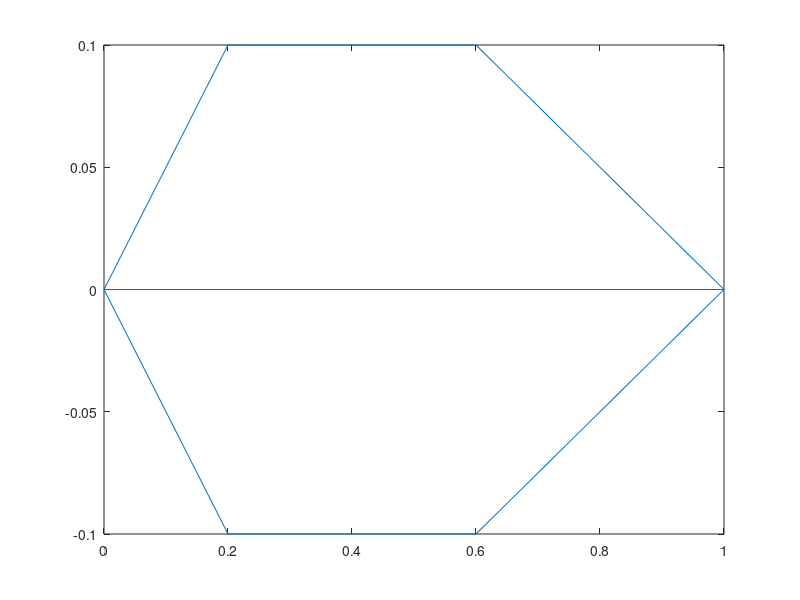
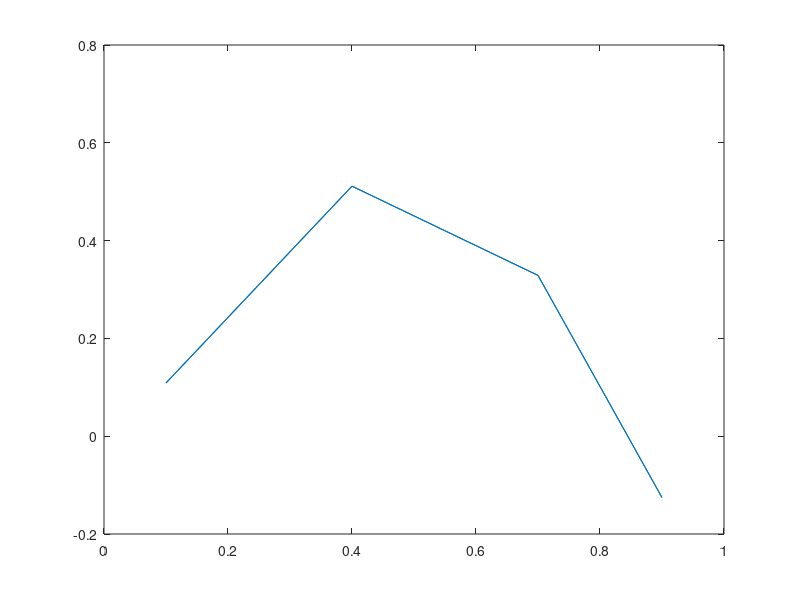

Recreate these plots in MATLAB, in order.
%  Panel Code in MATLAB
%  Coded by L. sankar, April 1997
%  Open a File and read airfoil coordinates
fid = fopen('test.txt','r')
% Read Angle of Attack
alpha = fscanf(fid,'%f',1);
% read number of points on the upper side of airfoil
nu = fscanf(fid,'%d',1);
% read number of points on the lower side of airfoil
nl = fscanf(fid, '%d',1);
% read Flag that states if this airfoil is symmetric
% if isym > 0 then airfoil is assumed symmetric
isym = fscanf(fid,'%d',1);
% Read a scaling factor
% The airfoil y- ordinates will be multiplied by this factor
factor=fscanf(fid,'%f',1);

if(isym>0)
  nl = nu;
end
% Allocate storage for x and y
x = zeros(1,100);
y = zeros(1,100);
% Read the points on the upper surface
for i = nl:nl+nu-1
   a=fscanf(fid,'%f',1);
   b = fscanf(fid,'%f',1);
   x(i) = a;
   y(i) = b * factor;
end
if isym == 0 
% If the airfoil is not symmetric, read lower side ordinates too..
    for i = 1:nl
      a=fscanf(fid, '%f',1);
      b = fscanf(fid, '%f', 1);
      x(nl+1-i) = a;
      y(nl+1-i) = b * factor;
    end
else

    for i =1:nl 
       x(nl+1-i) = x(nl-1+i);
       y(nl+1-i) = - y(nl-1+i);
    end
end
fclose(fid);
% Plot the airfoil on window #1
% title('Airfoil');
plot(x,y);
n=nu+nl-2;
A=zeros(n+1,n+1);
ds=zeros(1,n);
pi=4. * atan(1.0);
% Assemble the Influence Coefficient Matrix A
 for i = 1:n
   t1= x(i+1)-x(i);
   t2 = y(i+1)-y(i);
   ds(i) = sqrt(t1*t1+t2*t2);
 end
for j = 1:n
 a(j,n+1) = 1.0;
 for i = 1:n
   if i == j
     a(i,i) = ds(i)/(2.*pi) *(log(0.5*ds(i)) - 1.0);
   else
     %midpoints of panel
     xm1 = 0.5 * (x(j)+x(j+1));
     ym1 = 0.5 * (y(j)+y(j+1));
     %ordinate/abscissa delta, normalized by total panel length.
     dx  = (x(i+1)-x(i))/ds(i);
     dy  = (y(i+1)-y(i))/ds(i);
     %distance from panel midpoint to start point
     t1  = x(i) - xm1;
     t2  = y(i) - ym1;
     %distance from panel midpoint to end point
     t3  = x(i+1) - xm1;
     t7  = y(i+1) - ym1;
     %???
     t4  = t1 * dx + t2 * dy;
     t5  = t3 * dx + t7 * dy;
     t6  = t2 * dx - t1 * dy;
     
     t1  = t5 * log(t5*t5+t6*t6) - t4 * log(t4*t4+t6*t6);
     t2  = atan2(t6,t4)-atan2(t6,t5);
     a(j,i) = (0.5 * t1-t5+t4+t6*t2)/(2.*pi);
   end
 end
%Kutta Condition!
a(n+1,1) = 1.0;
a(n+1,n) = 1.0;
end
% Assemble the Right hand Side of the Matrix system
rhs=zeros(n+1,1);
alpha = alpha * pi /180;
xmid=zeros(n,1);
for i = 1:n
  xmid(i,1) = 0.5 * (x(i) + x(i+1));
  ymid = 0.5 * (y(i) + y(i+1));
  rhs(i,1) = ymid * cos(alpha) - xmid(i) * sin(alpha);
end
gamma = zeros(n+1,1);
% Solve the syetm of equations
% In MATLAB this is easy!
gamma = a\rhs;
cp=zeros(n,1);
cp1=zeros(n,1);
% Open a file to write x vs. Cp and the Loads
% Change the file name below, to open a new file every time 
fid=fopen('cp4.dat','w');
fprintf(fid,'   X          CP\n\n');
for i = 1:n
cp(i,1) = 1. - gamma(i) * gamma(i);
cp1(i,1) = - cp(i,1);
xa    = xmid(i,1);
cpa = cp(i,1);
% Write x and Cp to the file
% The xa- coordinate is the center points of panel 'i'
% Cpa is the Cp value at that point
fprintf(fid,'%10.4f %10.4f\n',xa,cpa);
end
% Open a new figure and plot x vs. Cp
figure(2);
plot(xmid,cp1);
% Compute Lift and Drag Coefficients
cy = 0.0;
cx = 0.0;
cm = 0.0;
% We assume that the airfoil has unit chord
% we assume that the leading edge is at i = nl;
for i=1:n
dx = x(i+1) - x(i);
dy = y(i+1) - y(i);
% xarm is the moment arem , equals distance from
% the center of the panel to quarter-chord.
xarm = 0.5 * (x(i+1)+x(i))-x(nl)-0.25;
cy = cy - cp(i,1) * dx;
cx = cx + cp(i,1) * dy;
cm = cm - cp(i,1) * dx * xarm;
end
% Print Lift and Drag coefficients on the screen
cl = cy * cos(alpha) - cx * sin(alpha)
cd = cy * sin(alpha) + cx * cos(alpha)
cm
% Write lift and Drag coefficients to a file
fprintf(fid,'  CL        CD  CM\n');
fprintf(fid,'%10.4f %10.4f %10.4f\n', cl,cd,cm);
fclose(fid);